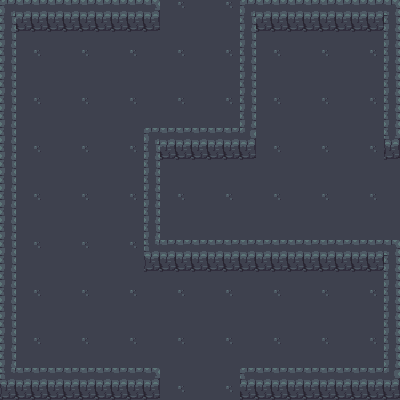

A level layout from a 2D game, rendered from its tile map. Below: a short description, then the map file with its tile-grid data intact:
An orthogonal 25x25 tile map with 16x16 px tiles, 2 tile layers (Ground, Collisions), 3 tilesets and 9 objects.

<map version="1.4" tiledversion="1.4.1" orientation="orthogonal" renderorder="right-down" width="25" height="25" tilewidth="16" tileheight="16" infinite="0" nextlayerid="4" nextobjectid="33">
 <editorsettings>
  <export target="." format="tmx" />
 </editorsettings>
 <tileset firstgid="1" source="overworld.tsx" />
 <tileset firstgid="1441" source="Cave.tsx" />
 <tileset firstgid="2441" source="dungeon_tiles.tsx" />
 <layer id="1" name="Ground" width="25" height="25">
  <data encoding="csv">
2461,2462,2463,2461,2462,2463,2461,2462,2463,2461,2462,2463,2461,2462,2463,2461,2462,2463,2461,2462,2463,2461,2462,2463,2461,
2480,2481,2482,2480,2481,2482,2480,2481,2482,2480,2481,2482,2480,2481,2482,2480,2481,2482,2480,2481,2482,2480,2481,2482,2480,
2499,2500,2501,2499,2500,2501,2499,2500,2501,2499,2500,2501,2499,2500,2501,2499,2500,2501,2499,2500,2501,2499,2500,2501,2499,
2461,2462,2463,2461,2462,2463,2461,2462,2463,2461,2462,2463,2461,2462,2463,2461,2462,2463,2461,2462,2463,2461,2462,2463,2461,
2480,2481,2482,2480,2481,2482,2480,2481,2482,2480,2481,2482,2480,2481,2482,2480,2481,2482,2480,2481,2482,2480,2481,2482,2480,
2499,2500,2501,2499,2500,2501,2499,2500,2501,2499,2500,2501,2499,2500,2501,2499,2500,2501,2499,2500,2501,2499,2500,2501,2499,
2461,2462,2463,2461,2462,2463,2461,2462,2463,2461,2462,2463,2461,2462,2463,2461,2462,2463,2461,2462,2463,2461,2462,2463,2461,
2480,2481,2482,2480,2481,2482,2480,2481,2482,2480,2481,2482,2480,2481,2482,2480,2481,2482,2480,2481,2482,2480,2481,2482,2480,
2499,2500,2501,2499,2500,2501,2499,2500,2501,2499,2500,2501,2499,2500,2501,2499,2500,2501,2499,2500,2501,2499,2500,2501,2499,
2461,2462,2463,2461,2462,2463,2461,2462,2463,2461,2462,2463,2461,2462,2463,2461,2462,2463,2461,2462,2463,2461,2462,2463,2461,
2480,2481,2482,2480,2481,2482,2480,2481,2482,2480,2481,2482,2480,2481,2482,2480,2481,2482,2480,2481,2482,2480,2481,2482,2480,
2499,2500,2501,2499,2500,2501,2499,2500,2501,2499,2500,2501,2499,2500,2501,2499,2500,2501,2499,2500,2501,2499,2500,2501,2499,
2461,2462,2463,2461,2462,2463,2461,2462,2463,2461,2462,2463,2461,2462,2463,2461,2462,2463,2461,2462,2463,2461,2462,2463,2461,
2480,2481,2482,2480,2481,2482,2480,2481,2482,2480,2481,2482,2480,2481,2482,2480,2481,2482,2480,2481,2482,2480,2481,2482,2480,
2499,2500,2501,2499,2500,2501,2499,2500,2501,2499,2500,2501,2499,2500,2501,2499,2500,2501,2499,2500,2501,2499,2500,2501,2499,
2461,2462,2463,2461,2462,2463,2461,2462,2463,2461,2462,2463,2461,2462,2463,2461,2462,2463,2461,2462,2463,2461,2462,2463,2461,
2480,2481,2482,2480,2481,2482,2480,2481,2482,2480,2481,2482,2480,2481,2482,2480,2481,2482,2480,2481,2482,2480,2481,2482,2480,
2499,2500,2501,2499,2500,2501,2499,2500,2501,2499,2500,2501,2499,2500,2501,2499,2500,2501,2499,2500,2501,2499,2500,2501,2499,
2461,2462,2463,2461,2462,2463,2461,2462,2463,2461,2462,2463,2461,2462,2463,2461,2462,2463,2461,2462,2463,2461,2462,2463,2461,
2480,2481,2482,2480,2481,2482,2480,2481,2482,2480,2481,2482,2480,2481,2482,2480,2481,2482,2480,2481,2482,2480,2481,2482,2480,
2499,2500,2501,2499,2500,2501,2499,2500,2501,2499,2500,2501,2499,2500,2501,2499,2500,2501,2499,2500,2501,2499,2500,2501,2499,
2461,2462,2463,2461,2462,2463,2461,2462,2463,2461,2462,2463,2461,2462,2463,2461,2462,2463,2461,2462,2463,2461,2462,2463,2461,
2480,2481,2482,2480,2481,2482,2480,2481,2482,2480,2481,2482,2480,2481,2461,2461,2481,2482,2480,2481,2482,2480,2481,2482,2480,
2499,2500,2501,2499,2500,2501,2499,2500,2501,2499,2500,2501,2499,2500,2501,2499,2500,2501,2499,2500,2501,2499,2500,2501,2499,
2461,2462,2463,2461,2462,2463,2461,2462,2463,2461,2462,2463,2461,2462,2463,2461,2462,2463,2461,2462,2463,2461,2462,2463,2461
</data>
 </layer>
 <layer id="2" name="Collisions" width="25" height="25">
  <data encoding="csv">
2596,2597,2597,2597,2597,2597,2597,2597,2597,2651,0,0,0,0,0,2596,2635,2635,2635,2635,2635,2635,2635,2635,2598,
2615,2616,2616,2616,2616,2616,2616,2616,2616,2670,0,0,0,0,0,2617,2654,2654,2654,2654,2654,2654,2654,2654,2617,
2615,0,0,0,0,0,0,0,0,0,0,0,0,0,0,2617,0,0,0,0,0,0,0,0,2617,
2615,0,0,0,0,0,0,0,0,0,0,0,0,0,0,2617,0,0,0,0,0,0,0,0,2617,
2615,0,0,0,0,0,0,0,0,0,0,0,0,0,0,2617,0,0,0,0,0,0,0,0,2617,
2615,0,0,0,0,0,0,0,0,0,0,0,0,0,0,2617,0,0,0,0,0,0,0,0,2617,
2615,0,0,0,0,0,0,0,0,0,0,0,0,0,0,2617,0,0,0,0,0,0,0,0,2617,
2615,0,0,0,0,0,0,0,0,0,0,0,0,0,0,2617,0,0,0,0,0,0,0,0,2617,
2617,0,0,0,0,0,0,0,0,2596,2635,2635,2635,2635,2635,2636,0,0,0,0,0,0,0,0,2618,
2617,0,0,0,0,0,0,0,0,2617,2654,2654,2654,2654,2654,2655,0,0,0,0,0,0,0,0,2637,
2617,0,0,0,0,0,0,0,0,2617,0,0,0,0,0,0,0,0,0,0,0,0,0,0,0,
2617,0,0,0,0,0,0,0,0,2617,0,0,0,0,0,0,0,0,0,0,0,0,0,0,0,
2617,0,0,0,0,0,0,0,0,2617,0,0,0,0,0,0,0,0,0,0,0,0,0,0,0,
2617,0,0,0,0,0,0,0,0,2617,0,0,0,0,0,0,0,0,0,0,0,0,0,0,0,
2617,0,0,0,0,0,0,0,0,2617,0,0,0,0,0,0,0,0,0,0,0,0,0,0,0,
2617,0,0,0,0,0,0,0,0,2634,2635,2635,2635,2635,2635,2635,2635,2635,2635,2635,2635,2635,2635,2635,2598,
2617,0,0,0,0,0,0,0,0,2653,2654,2654,2654,2654,2654,2654,2654,2654,2654,2654,2654,2654,2654,2654,2617,
2617,0,0,0,0,0,0,0,0,0,0,0,0,0,0,0,0,0,0,0,0,0,0,0,2617,
2617,0,0,0,0,0,0,0,0,0,0,0,0,0,0,0,0,0,0,0,0,0,0,0,2617,
2617,0,0,0,0,0,0,0,0,0,0,0,0,0,0,0,0,0,0,0,0,0,0,0,2617,
2617,0,0,0,0,0,0,0,0,0,0,0,0,0,0,0,0,0,0,0,0,0,0,0,2617,
2617,0,0,0,0,0,0,0,0,0,0,0,0,0,0,0,0,0,0,0,0,0,0,0,2617,
2617,0,0,0,0,0,0,0,0,0,0,0,0,0,0,0,0,0,0,0,0,0,0,0,2617,
2634,2635,2635,2635,2635,2635,2635,2635,2635,2651,0,0,0,0,0,2650,2635,2635,2635,2635,2635,2635,2635,2635,2636,
2653,2654,2654,2654,2654,2654,2654,2654,2654,2670,0,0,0,0,0,2654,2654,2654,2654,2654,2654,2654,2654,2654,2655
</data>
 </layer>
 <objectgroup id="3" name="Collisions mask">
  <object id="4" x="240" y="-0.0710884" width="157.5" height="31.5" />
  <object id="5" x="383.737" y="-2" width="16.263" height="162.05" />
  <object id="6" x="385" y="242.012" width="14" height="156.488" />
  <object id="7" x="241.59" y="369" width="147.91" height="30" />
  <object id="8" x="3" y="368" width="156.794" height="32" />
  <object id="9" x="2.5" y="241.941" width="12" height="150.559" />
  <object id="10" x="0" y="0" width="15" height="241.974" />
  <object id="11" x="1" y="1.5" width="158.111" height="30" />
  <object id="32" x="383.901" y="240.533">
   <polygon points="0,0 -224.339,1.42891 -224.339,-81.448 -130.031,-81.448 -128.602,-207.192 -144.32,-207.192 -144.32,-114.313 -238.628,-112.884 -238.628,32.865 0,34.2939" />
  </object>
 </objectgroup>
</map>
